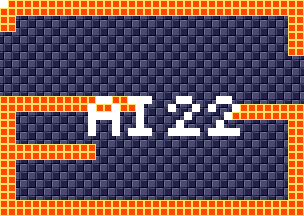

Rendered tile map (Tiled .tmx) drawn with the repository's tilesets; below, a short description and the map source with its tile grids summarised:
An orthogonal 38x27 tile map with 8x8 px tiles, 4 tile layers (background, foreground, room numbers, Objects), 15 tilesets.

<map version="1.5" tiledversion="1.7.1" orientation="orthogonal" renderorder="right-down" width="38" height="27" tilewidth="8" tileheight="8" infinite="0" nextlayerid="11" nextobjectid="1">
 <tileset firstgid="1" source="tilesheets/tsKarniMata.tsx" />
 <tileset firstgid="1025" source="tilesheets/tsVoodooWasp.tsx" />
 <tileset firstgid="2049" source="tilesheets/tsBurial.tsx" />
 <tileset firstgid="3073" source="tilesheets/tsBlueTemple.tsx" />
 <tileset firstgid="4097" source="tilesheets/tsGoddess.tsx" />
 <tileset firstgid="5121" source="tilesheets/tsKonark.tsx" />
 <tileset firstgid="6145" name="sEnemies" tilewidth="8" tileheight="8" tilecount="1024" columns="32">
  <image source="../grapx/tilesheets/sObjects.bmp" trans="ff94ff" width="256" height="256" />
 </tileset>
 <tileset firstgid="7169" source="tilesheets/tsIceTemple.tsx" />
 <tileset firstgid="8193" source="tilesheets/tsLavaArea.tsx" />
 <tileset firstgid="9217" source="tilesheets/tsBossArea.tsx" />
 <tileset firstgid="10241" source="tilesheets/tsPegu.tsx" />
 <tileset firstgid="11265" source="tilesheets/sTiwanakuTemple.tsx" />
 <tileset firstgid="12289" source="tilesheets/sIndraTemple.tsx" />
 <tileset firstgid="13313" source="tilesheets/sTeleport.tsx" />
 <tileset firstgid="14337" source="tilesheets/sObjects.tsx" />
 <layer id="2" name="background" width="38" height="27">
  <data>[1026 cells, 1026 non-empty, 2 distinct tile ids]</data>
 </layer>
 <layer id="1" name="foreground" width="38" height="27">
  <data>[1026 cells, 280 non-empty, 1 distinct tile ids]</data>
 </layer>
 <layer id="7" name="room numbers" width="38" height="27">
  <data>[1026 cells, 42 non-empty, 1 distinct tile ids]</data>
 </layer>
 <layer id="10" name="Objects" width="38" height="27">
  <data>[1026 cells, 0 non-empty, 0 distinct tile ids]</data>
 </layer>
</map>
